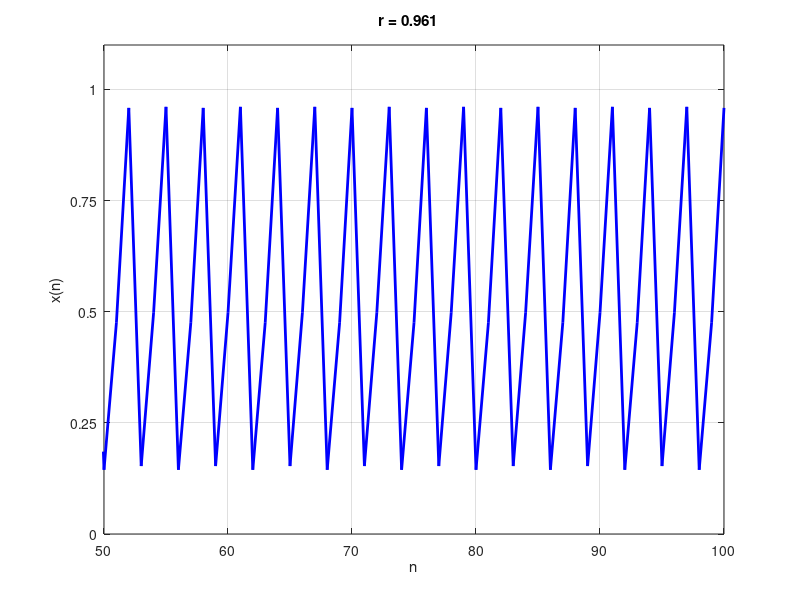

Write MATLAB code to recreate this figure. (Note: this script raises an error after producing the figure.)
% chaosLogisticsEq01.m
% Logistic Equation
% Bifurcation Diagram

% DOING PHYSICS WITH MATLAB
%   https://d-arora.github.io/Doing-Physics-With-Matlab/
% Documentation
%   https://d-arora.github.io/Doing-Physics-With-Matlab/mpDocs/???
% Scripts
%   https://github.com/D-Arora/Doing-Physics-With-Matlab/tree/master/mpScripts
%   https://drive.google.com/drive/u/3/folders/1j09aAhfrVYpiMavajrgSvUMc89ksF9Jb

% IAN COOPER
% email    matlabvisualphysics@gmail.com

% Matlab 2021b     220526

clear
close all
clc

tic

% flag: 0 animated gif NOT saved or 1 saved /  file name
   f_gif = 0;
   ag_name = 'ag_LogisticEq1.gif';
% Delay in seconds before displaying the next image  
   delay = 0;  
% Frame counter start
   nt = 1; 


% Initial condition   0 <= x0 <= 1
  x0 = 0.25;

% Control parameter 0 <= r <= 1
  rMin = 0.9609;
  rMax = 0.9615;
  Nr = 901;
  r = linspace(rMin,rMax,Nr);

% Number of iterations
  N = 100;

% Logistic Equation

  x = zeros(N,Nr);
  xEND = zeros(Nr,1);

  for k = 1:Nr
      x(1,k) = x0;
    for c = 1:N-1
      x(c+1,k) = 4*r(k)*x(c,k)*(1-x(c,k));
    end
      xEND(k) = x(c+1,k);
  end

figure(1)
  set(gcf,'units','normalized');
 set(gcf,'Position', [0.05 0.05 0.25 0.25])
 set(gcf,'color','w');
 FS = 14;

 for k = 1:2: Nr
   xP = 1:N; yP = x(:,k);
   plot(xP,yP,'b','linewidth',2)
   txt = sprintf('r = %2.3f   \n',r(k));
   title(txt)
   ylim([0 1.1])
   xlim([50 100])
   yticks(0:0.25:1)
   grid on
   box on
   xlabel('n')
   ylabel('x(n)')
   ytickformat('%1.2f')
   set(gca,'fontsize',FS)
   hold off   
   pause(0.01)

    if f_gif > 0 
          frame = getframe(1);
          im = frame2im(frame);
          [imind,cm] = rgb2ind(im,256);
  %    On the first loop, create the file. In subsequent loops, append
          if nt == 1
            imwrite(imind,cm,ag_name,'gif','DelayTime',delay,'loopcount',inf);
          else
           imwrite(imind,cm,ag_name,'gif','DelayTime',delay,'writemode','append');
          end
       nt = nt+1;
   end
 end


figure(2)
  set(gcf,'units','normalized');
 set(gcf,'Position', [0.45 0.05 0.25 0.25])
 set(gcf,'color','w');
 FS = 14;
 
 for k = 1:Nr
     for c = 60 : N
       xP = r(k); yP = x(c,k);
       plot(xP,yP,'b.')
       hold on
       xlabel('r')
       ylabel('x(n)')
       set(gca,'fontsize',FS)
       grid on
       box on
  %    xlim([0.86 0.9])
    end
 end

 toc
